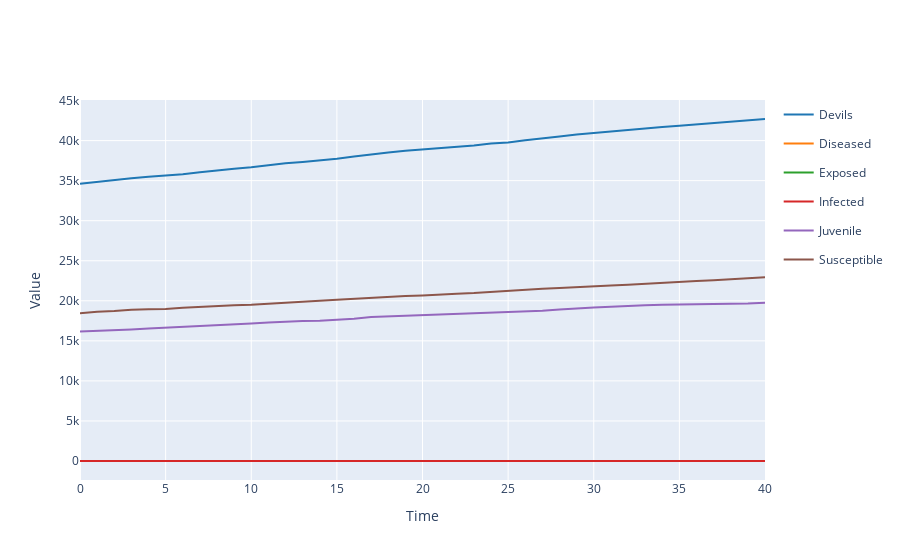

The notebook cell this image was saved under:
### Markdown cell above
## Define summary statistics and distance function

### Code cell
pre_res, _ = run_pre_infection(model, {'dftd_start': 40})
pre_res.plotplotly()

### Figure 1 — Plotly figure (JSON) as saved in the notebook; plotly's stock layout.template omitted (floating-point values rounded to 4 significant figures)
{"data": [{"legendgroup": "Devils", "line": {"color": "#1f77b4"}, "mode": "lines", "name": "Devils", "type": "scatter", "x": [0, 1, 2, 3, 4, 5, 6, 7, 8, 9, 10, 11, 12, 13, 14, 15, 16, 17, 18, 19, 20, 21, 22, 23, 24, 25, 26, 27, 28, 29, 30, 31, 32, 33, 34, 35, 36, 37, 38, 39, 40], "y": [34615, 34871, 35106, 35304, 35477, 35618, 35805, 36037, 36281, 36489, 36666, 36943, 37159, 37340, 37503, 37743, 38029, 38318, 38512, 38737, 38894, 39067, 39252, 39400, 39623, 39774, 40033, 40239, 40507, 40752, 40957, 41173, 41386, 41589, 41709, 41847, 42021, 42153, 42328, 42486, 42697]}, {"legendgroup": "Diseased", "line": {"color": "#ff7f0e"}, "mode": "lines", "name": "Diseased", "type": "scatter", "x": [0, 1, 2, 3, 4, 5, 6, 7, 8, 9, 10, 11, 12, 13, 14, 15, 16, 17, 18, 19, 20, 21, 22, 23, 24, 25, 26, 27, 28, 29, 30, 31, 32, 33, 34, 35, 36, 37, 38, 39, 40], "y": [0, 0, 0, 0, 0, 0, 0, 0, 0, 0, 0, 0, 0, 0, 0, 0, 0, 0, 0, 0, 0, 0, 0, 0, 0, 0, 0, 0, 0, 0, 0, 0, 0, 0, 0, 0, 0, 0, 0, 0, 0]}, {"legendgroup": "Exposed", "line": {"color": "#2ca02c"}, "mode": "lines", "name": "Exposed", "type": "scatter", "x": [0, 1, 2, 3, 4, 5, 6, 7, 8, 9, 10, 11, 12, 13, 14, 15, 16, 17, 18, 19, 20, 21, 22, 23, 24, 25, 26, 27, 28, 29, 30, 31, 32, 33, 34, 35, 36, 37, 38, 39, 40], "y": [0, 0, 0, 0, 0, 0, 0, 0, 0, 0, 0, 0, 0, 0, 0, 0, 0, 0, 0, 0, 0, 0, 0, 0, 0, 0, 0, 0, 0, 0, 0, 0, 0, 0, 0, 0, 0, 0, 0, 0, 0]}, {"legendgroup": "Infected", "line": {"color": "#d62728"}, "mode": "lines", "name": "Infected", "type": "scatter", "x": [0, 1, 2, 3, 4, 5, 6, 7, 8, 9, 10, 11, 12, 13, 14, 15, 16, 17, 18, 19, 20, 21, 22, 23, 24, 25, 26, 27, 28, 29, 30, 31, 32, 33, 34, 35, 36, 37, 38, 39, 40], "y": [0, 0, 0, 0, 0, 0, 0, 0, 0, 0, 0, 0, 0, 0, 0, 0, 0, 0, 0, 0, 0, 0, 0, 0, 0, 0, 0, 0, 0, 0, 0, 0, 0, 0, 0, 0, 0, 0, 0, 0, 0]}, {"legendgroup": "Juvenile", "line": {"color": "#9467bd"}, "mode": "lines", "name": "Juvenile", "type": "scatter", "x": [0, 1, 2, 3, 4, 5, 6, 7, 8, 9, 10, 11, 12, 13, 14, 15, 16, 17, 18, 19, 20, 21, 22, 23, 24, 25, 26, 27, 28, 29, 30, 31, 32, 33, 34, 35, 36, 37, 38, 39, 40], "y": [16165, 16229, 16374, 16417, 16530, 16633, 16663, 16775, 16923, 17050, 17165, 17295, 17411, 17471, 17503, 17615, 17772, 17981, 18052, 18141, 18225, 18265, 18373, 18437, 18512, 18558, 18672, 18749, 18919, 19088, 19173, 19272, 19378, 19450, 19495, 19516, 19562, 19598, 19649, 19651, 19766]}, {"legendgroup": "Susceptible", "line": {"color": "#8c564b"}, "mode": "lines", "name": "Susceptible", "type": "scatter", "x": [0, 1, 2, 3, 4, 5, 6, 7, 8, 9, 10, 11, 12, 13, 14, 15, 16, 17, 18, 19, 20, 21, 22, 23, 24, 25, 26, 27, 28, 29, 30, 31, 32, 33, 34, 35, 36, 37, 38, 39, 40], "y": [18450, 18642, 18732, 18887, 18947, 18985, 19142, 19262, 19358, 19439, 19501, 19648, 19748, 19869, 20000, 20128, 20257, 20337, 20460, 20596, 20669, 20802, 20879, 20963, 21111, 21216, 21361, 21490, 21588, 21664, 21784, 21901, 22008, 22139, 22214, 22331, 22459, 22555, 22679, 22835, 22931]}], "layout": {"showlegend": true, "title": {"text": ""}, "xaxis": {"title": {"text": "Time"}}, "yaxis": {"title": {"text": "Value"}}}}
